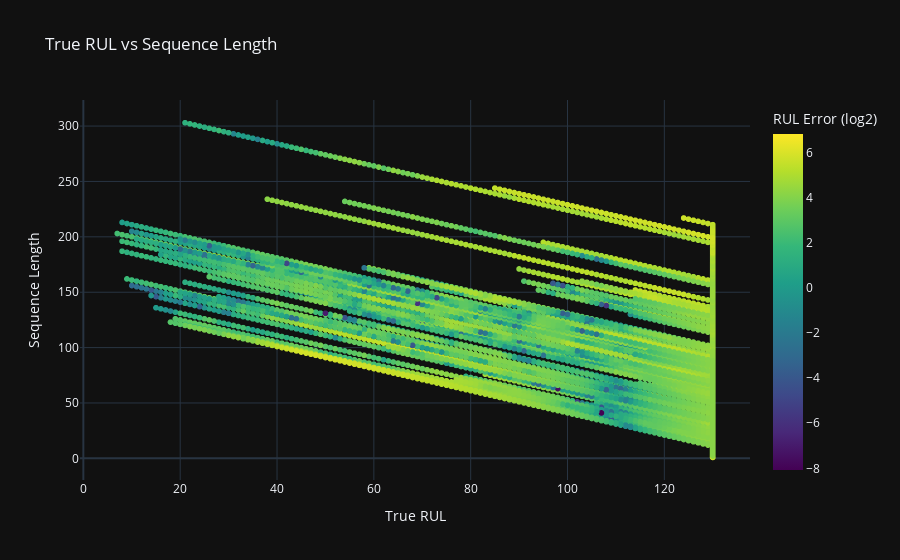
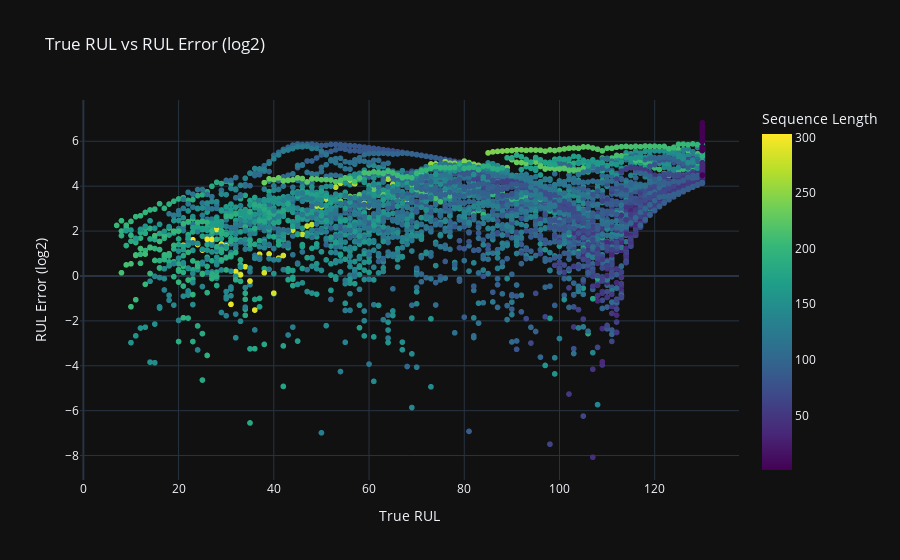
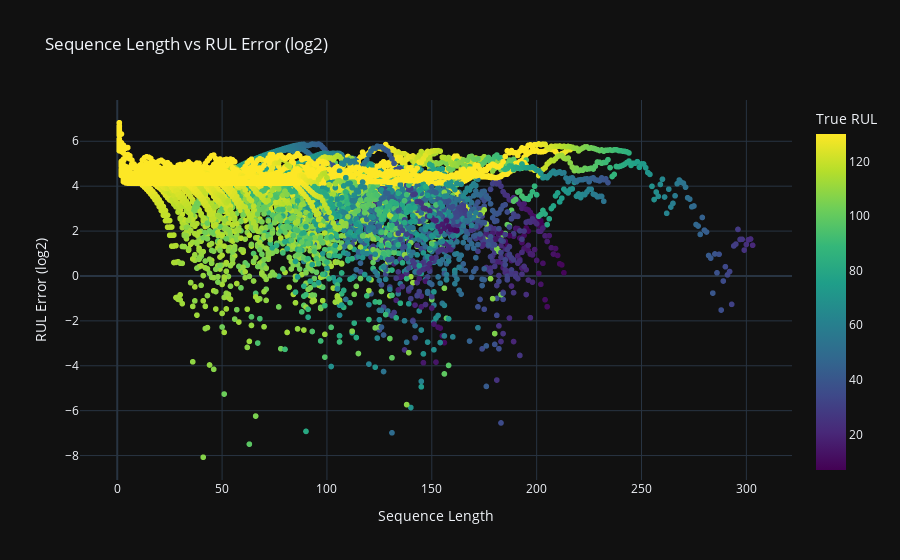

Source (notebook cell) for these figures, in order:
### Code cell
rul_seqlen_err = list() # np.zeros((100, 3))
model.eval()
with torch.no_grad():
    for i in range(100):
        X, y = test_dataset[i]
        X = X.to(device)
        y_pred = model(X).cpu().detach()
        max_seq_len = X.size(0)
        for t in range(max_seq_len):
            true_rul = y[t, :].item()
            rul_err = true_rul - y_pred[t, :].item()
            rul_seqlen_err.append([true_rul, (t+1), rul_err])
rul_seqlen_err = np.array(rul_seqlen_err).T
rul_seqlen_err[2] = np.log2(np.abs(rul_seqlen_err[2]))
# rul_seqlen_err[2] = np.abs(rul_seqlen_err[2])

px.scatter(
    x=rul_seqlen_err[0],
    y=rul_seqlen_err[1],
    color=rul_seqlen_err[2],
    title='True RUL vs Sequence Length',
    labels={'x': 'True RUL', 'y': 'Sequence Length', 'color': 'RUL Error (log2)'},
    color_continuous_scale=px.colors.sequential.Viridis
).show()
px.scatter(
    x=rul_seqlen_err[0],
    y=rul_seqlen_err[2],
    color=rul_seqlen_err[1],
    title='True RUL vs RUL Error (log2)',
    labels={'x': 'True RUL', 'y': 'RUL Error (log2)', 'color': 'Sequence Length'},
    color_continuous_scale=px.colors.sequential.Viridis
).show()
px.scatter(
    x=rul_seqlen_err[1],
    y=rul_seqlen_err[2],
    color=rul_seqlen_err[0],
    title='Sequence Length vs RUL Error (log2)',
    labels={'x': 'Sequence Length', 'y': 'RUL Error (log2)', 'color': 'True RUL'},
    color_continuous_scale=px.colors.sequential.Viridis
).show()

# px.line(x=np.arange(1, len(true_rul) + 1), y=((true_rul - predicted_rul)).reshape(-1), title='RUL Error Over Time', labels={'x': 'Time', 'y': 'RUL Error'}, markers=False).show()

### Figure 1 — Plotly figure (JSON) as saved in the notebook; plotly's stock layout.template omitted (floating-point values rounded to 4 significant figures; data arrays with more than 128 entries replaced by an {"elided": "..."} marker saying what was removed)
{"data": [{"hovertemplate": "True RUL=%{x}<br>Sequence Length=%{y}<br>RUL Error (log2)=%{marker.color}<extra></extra>", "legendgroup": "", "marker": {"color": {"elided": "13096 float values"}, "coloraxis": "coloraxis", "symbol": "circle"}, "mode": "markers", "name": "", "showlegend": false, "type": "scattergl", "x": {"elided": "13096 int values"}, "xaxis": "x", "y": {"elided": "13096 int values"}, "yaxis": "y"}], "layout": {"coloraxis": {"colorbar": {"title": {"text": "RUL Error (log2)"}}, "colorscale": [[0, "#440154"], [0.1111, "#482878"], [0.2222, "#3e4989"], [0.3333, "#31688e"], [0.4444, "#26828e"], [0.5556, "#1f9e89"], [0.6667, "#35b779"], [0.7778, "#6ece58"], [0.8889, "#b5de2b"], [1, "#fde725"]]}, "legend": {"tracegroupgap": 0}, "title": {"text": "True RUL vs Sequence Length"}, "xaxis": {"anchor": "y", "domain": [0, 1], "title": {"text": "True RUL"}}, "yaxis": {"anchor": "x", "domain": [0, 1], "title": {"text": "Sequence Length"}}}}

### Figure 2 — Plotly figure (JSON) as saved in the notebook; plotly's stock layout.template omitted (floating-point values rounded to 4 significant figures; data arrays with more than 128 entries replaced by an {"elided": "..."} marker saying what was removed)
{"data": [{"hovertemplate": "True RUL=%{x}<br>RUL Error (log2)=%{y}<br>Sequence Length=%{marker.color}<extra></extra>", "legendgroup": "", "marker": {"color": {"elided": "13096 int values"}, "coloraxis": "coloraxis", "symbol": "circle"}, "mode": "markers", "name": "", "showlegend": false, "type": "scattergl", "x": {"elided": "13096 int values"}, "xaxis": "x", "y": {"elided": "13096 float values"}, "yaxis": "y"}], "layout": {"coloraxis": {"colorbar": {"title": {"text": "Sequence Length"}}, "colorscale": [[0, "#440154"], [0.1111, "#482878"], [0.2222, "#3e4989"], [0.3333, "#31688e"], [0.4444, "#26828e"], [0.5556, "#1f9e89"], [0.6667, "#35b779"], [0.7778, "#6ece58"], [0.8889, "#b5de2b"], [1, "#fde725"]]}, "legend": {"tracegroupgap": 0}, "title": {"text": "True RUL vs RUL Error (log2)"}, "xaxis": {"anchor": "y", "domain": [0, 1], "title": {"text": "True RUL"}}, "yaxis": {"anchor": "x", "domain": [0, 1], "title": {"text": "RUL Error (log2)"}}}}

### Figure 3 — Plotly figure (JSON) as saved in the notebook; plotly's stock layout.template omitted (floating-point values rounded to 4 significant figures; data arrays with more than 128 entries replaced by an {"elided": "..."} marker saying what was removed)
{"data": [{"hovertemplate": "Sequence Length=%{x}<br>RUL Error (log2)=%{y}<br>True RUL=%{marker.color}<extra></extra>", "legendgroup": "", "marker": {"color": {"elided": "13096 int values"}, "coloraxis": "coloraxis", "symbol": "circle"}, "mode": "markers", "name": "", "showlegend": false, "type": "scattergl", "x": {"elided": "13096 int values"}, "xaxis": "x", "y": {"elided": "13096 float values"}, "yaxis": "y"}], "layout": {"coloraxis": {"colorbar": {"title": {"text": "True RUL"}}, "colorscale": [[0, "#440154"], [0.1111, "#482878"], [0.2222, "#3e4989"], [0.3333, "#31688e"], [0.4444, "#26828e"], [0.5556, "#1f9e89"], [0.6667, "#35b779"], [0.7778, "#6ece58"], [0.8889, "#b5de2b"], [1, "#fde725"]]}, "legend": {"tracegroupgap": 0}, "title": {"text": "Sequence Length vs RUL Error (log2)"}, "xaxis": {"anchor": "y", "domain": [0, 1], "title": {"text": "Sequence Length"}}, "yaxis": {"anchor": "x", "domain": [0, 1], "title": {"text": "RUL Error (log2)"}}}}
